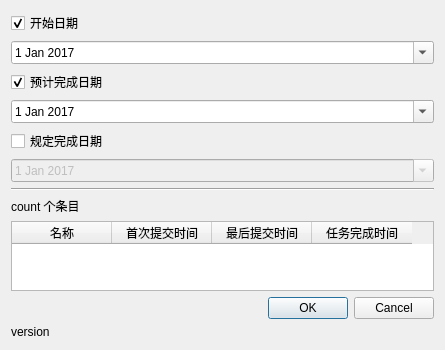
<?xml version="1.0" encoding="UTF-8"?>
<ui version="4.0">
 <class>Dialog</class>
 <widget class="QDialog" name="Dialog">
  <property name="windowModality">
   <enum>Qt::NonModal</enum>
  </property>
  <property name="geometry">
   <rect>
    <x>0</x>
    <y>0</y>
    <width>445</width>
    <height>325</height>
   </rect>
  </property>
  <property name="windowTitle">
   <string>设置日期</string>
  </property>
  <layout class="QVBoxLayout" name="verticalLayout">
   <item>
    <widget class="QCheckBox" name="checkBoxStartDate">
     <property name="text">
      <string>开始日期</string>
     </property>
     <property name="checked">
      <bool>true</bool>
     </property>
    </widget>
   </item>
   <item>
    <widget class="QDateEdit" name="dateEditStartDate">
     <property name="date">
      <date>
       <year>2017</year>
       <month>1</month>
       <day>1</day>
      </date>
     </property>
     <property name="calendarPopup">
      <bool>true</bool>
     </property>
    </widget>
   </item>
   <item>
    <widget class="QCheckBox" name="checkBoxEndDate">
     <property name="text">
      <string>预计完成日期</string>
     </property>
     <property name="checked">
      <bool>true</bool>
     </property>
    </widget>
   </item>
   <item>
    <widget class="QDateEdit" name="dateEditEndDate">
     <property name="date">
      <date>
       <year>2017</year>
       <month>1</month>
       <day>1</day>
      </date>
     </property>
     <property name="calendarPopup">
      <bool>true</bool>
     </property>
    </widget>
   </item>
   <item>
    <widget class="QCheckBox" name="checkBoxDeadline">
     <property name="text">
      <string>规定完成日期</string>
     </property>
    </widget>
   </item>
   <item>
    <widget class="QDateEdit" name="dateEditDeadline">
     <property name="enabled">
      <bool>false</bool>
     </property>
     <property name="date">
      <date>
       <year>2017</year>
       <month>1</month>
       <day>1</day>
      </date>
     </property>
     <property name="calendarPopup">
      <bool>true</bool>
     </property>
    </widget>
   </item>
   <item>
    <widget class="Line" name="line">
     <property name="orientation">
      <enum>Qt::Horizontal</enum>
     </property>
    </widget>
   </item>
   <item>
    <widget class="QLabel" name="labelCount">
     <property name="text">
      <string>count 个条目</string>
     </property>
    </widget>
   </item>
   <item>
    <widget class="QTableWidget" name="tableWidget">
     <property name="sortingEnabled">
      <bool>true</bool>
     </property>
     <column>
      <property name="text">
       <string>名称</string>
      </property>
     </column>
     <column>
      <property name="text">
       <string>首次提交时间</string>
      </property>
     </column>
     <column>
      <property name="text">
       <string>最后提交时间</string>
      </property>
     </column>
     <column>
      <property name="text">
       <string>任务完成时间</string>
      </property>
     </column>
    </widget>
   </item>
   <item>
    <widget class="QDialogButtonBox" name="buttonBox">
     <property name="orientation">
      <enum>Qt::Horizontal</enum>
     </property>
     <property name="standardButtons">
      <set>QDialogButtonBox::Cancel|QDialogButtonBox::Ok</set>
     </property>
    </widget>
   </item>
   <item>
    <widget class="QLabel" name="labelVersion">
     <property name="text">
      <string>version</string>
     </property>
    </widget>
   </item>
  </layout>
  <action name="actionPath">
   <property name="text">
    <string>path</string>
   </property>
  </action>
 </widget>
 <resources/>
 <connections>
  <connection>
   <sender>buttonBox</sender>
   <signal>accepted()</signal>
   <receiver>Dialog</receiver>
   <slot>accept()</slot>
   <hints>
    <hint type="sourcelabel">
     <x>257</x>
     <y>297</y>
    </hint>
    <hint type="destinationlabel">
     <x>157</x>
     <y>259</y>
    </hint>
   </hints>
  </connection>
  <connection>
   <sender>buttonBox</sender>
   <signal>rejected()</signal>
   <receiver>Dialog</receiver>
   <slot>reject()</slot>
   <hints>
    <hint type="sourcelabel">
     <x>325</x>
     <y>297</y>
    </hint>
    <hint type="destinationlabel">
     <x>286</x>
     <y>259</y>
    </hint>
   </hints>
  </connection>
  <connection>
   <sender>checkBoxEndDate</sender>
   <signal>toggled(bool)</signal>
   <receiver>dateEditEndDate</receiver>
   <slot>setEnabled(bool)</slot>
   <hints>
    <hint type="sourcelabel">
     <x>69</x>
     <y>64</y>
    </hint>
    <hint type="destinationlabel">
     <x>69</x>
     <y>86</y>
    </hint>
   </hints>
  </connection>
  <connection>
   <sender>checkBoxDeadline</sender>
   <signal>toggled(bool)</signal>
   <receiver>dateEditDeadline</receiver>
   <slot>setEnabled(bool)</slot>
   <hints>
    <hint type="sourcelabel">
     <x>24</x>
     <y>116</y>
    </hint>
    <hint type="destinationlabel">
     <x>31</x>
     <y>131</y>
    </hint>
   </hints>
  </connection>
  <connection>
   <sender>checkBoxStartDate</sender>
   <signal>toggled(bool)</signal>
   <receiver>dateEditStartDate</receiver>
   <slot>setEnabled(bool)</slot>
   <hints>
    <hint type="sourcelabel">
     <x>224</x>
     <y>13</y>
    </hint>
    <hint type="destinationlabel">
     <x>221</x>
     <y>37</y>
    </hint>
   </hints>
  </connection>
 </connections>
</ui>
